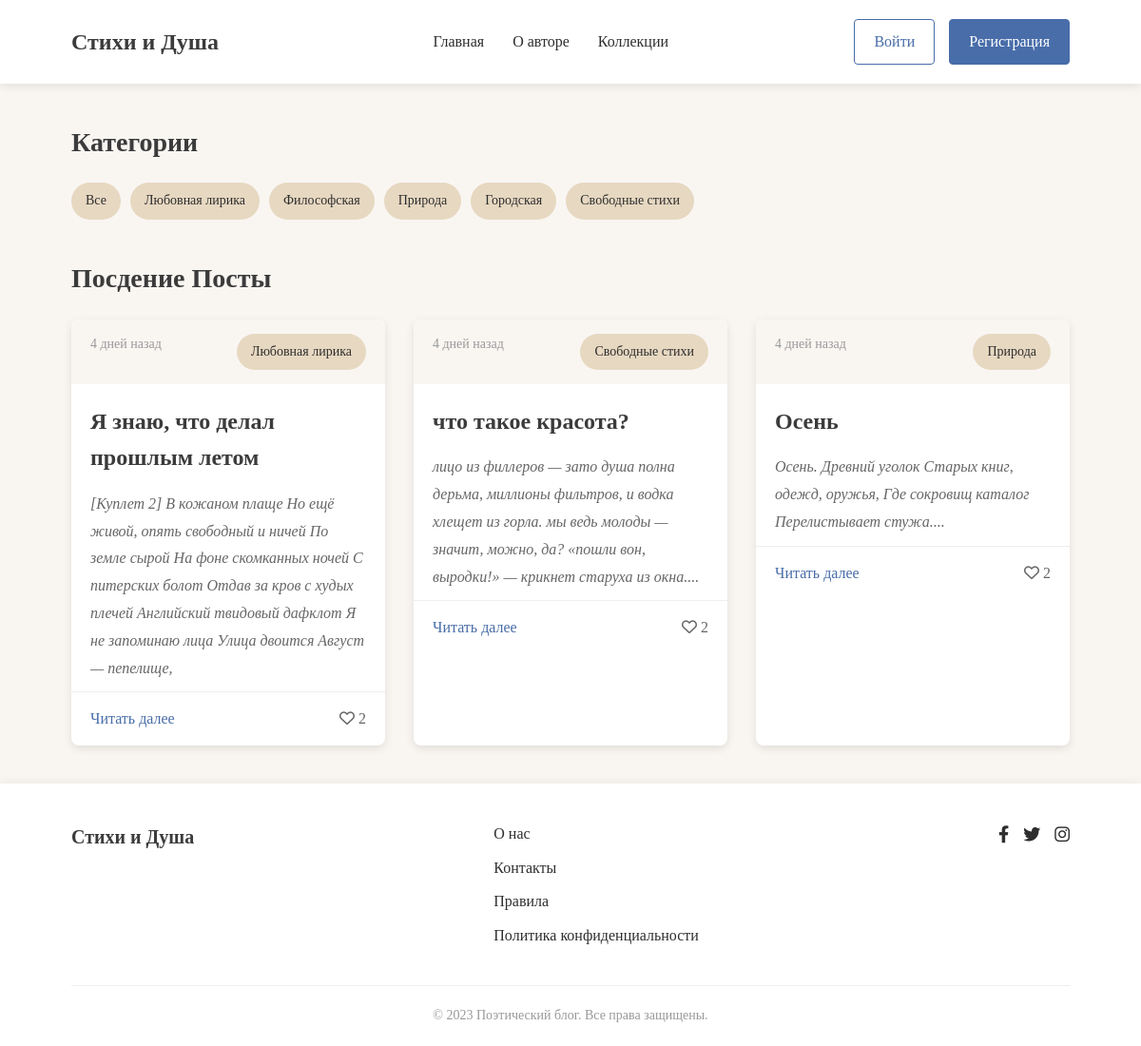
The page / on the database its author committed.
### show/models.py (models this page shows, shortened)
class Category(models.Model):
    title = models.CharField(max_length=60)
    def __str__(self):
        return f'{self.title}'

class Poem(models.Model):
    title = models.CharField(max_length=120)
    text = models.TextField()
    category = models.ForeignKey(to=Category, on_delete=models.CASCADE, related_name='poems')
    date_public = models.DateTimeField(auto_now_add=True)
    like = models.ManyToManyField(to=User, related_name="poems", blank=True)
    def text_poem(self):
        dot = self.text.count('.')
        if dot > 1:
            total = self.text.find('.')
            total_str = self.text.find('.', total + 1)
            return f"{self.text[0:total_str + 1]}..."
        else:
            return self.text
    def date_count(self):
        now_date = self.date_public.date()
        today = datetime.today().date()
        delta = (today - now_date).days
        if delta == 0:
            return 'Сегодня'
        elif delta == 1:
            return 'Вчера'
        elif delta == 7:
            return 'Неделю назад'
        elif delta < 31:
            return f'{delta} дней назад'
        elif delta < 365:
            months = delta // 30
            return f'{months} месяц(ев) назад'
        else:
            years = delta // 365
            return f'{years} год(а/лет) назад'

### show/views.py (the view)
# urls.py: path('', views.index, name='index'),
def index(request, category_id=None):
    Poem.objects.get(id=1).date_count()
    context = {
        'categoryies' : Category.objects.all(),
        'last_poem' : Poem.objects.filter(category_id=category_id) if category_id else Poem.objects.all().order_by('-id')[:3],
        'title' : Category.objects.get(id=category_id) if category_id else "Посдение посты"
    }
    return render(request, 'show/index.html', context)

### show/templates/show/index.html
{% extends "show/base.html" %}
{% load static %}
{% block main %}
    <main class="main">
        <div class="container">
            <section class="categories">
                <h2>Категории</h2>
                <div class="category-list">
                    <a href="{% url "index" %}" class="category">Все</a>
                    {% for category in categoryies %}
                        <a href="{% url "category" category.id %}" class="category">{{ category.title }}</a>
                    {% endfor %}
                </div>
            </section>
            <section class="poems">
                <h2>{{ title.title }}</h2>
                <div class="poem-grid">
                    {% for poems in last_poem %}
                        <article class="poem-card">
                            <div class="poem-meta">
                                <span class="date">{{ poems.date_count }}</span>
                                <span class="category">{{ poems.category }}</span>
                            </div>
                            <h3 class="poem-title"><a href="poem.html">{{ poems.title }}</a></h3>
                            <div class="poem-excerpt">
                                <p>{{ poems.text_poem }}<br>
                                </p>
                            </div>
                            <div class="poem-footer">
                                <a href="{% url "show:poem" poems.id %}" class="read-more">Читать далее</a>
                                {% if user in poems.like.all %}
                                    <a class="red" href="{% url "show:like" poems.id %}">
                                        <i class="far fa-heart"></i> {{ poems.like.count }}
                                    </a>
                                {% else %}
                                    <a class="likes" href="{% url "show:like" poems.id %}">
                                        <i class="far fa-heart"></i> {{ poems.like.count }}
                                    </a>
                                {% endif %}
                            </div>
                        </article>
                    {% endfor %}
                </div>
            </section>
        </div>
    </main>
{% endblock main %}

### show/templates/show/base.html (shortened to what this page needs)
{% load static %}
<!DOCTYPE html>
<html lang="ru">
<head>
    <link rel="stylesheet" href="{% static "css/style.css" %}">
    <link rel="stylesheet" href="https://cdnjs.cloudflare.com/ajax/libs/font-awesome/6.0.0-beta3/css/all.min.css">
</head>
<body>
    <header class="header">
        <div class="container">
            <div class="header-inner">
                <div class="logo">
                    <a href="{% url "index" %}">Стихи и Душа</a>
                </div>
                <nav class="nav">
                    <ul>
                        <li><a href="{% url "index" %}">Главная</a></li>
                        <li><a href="#">О авторе</a></li>
                        <li><a href="#">Коллекции</a></li>
                    </ul>
                </nav>
                <div class="auth">
                    {% if not user.is_authenticated %}
                        <a href="{% url "users:login" %}" class="btn btn-login">Войти</a>
                        <a href="{% url "users:sign" %}" class="btn btn-signup">Регистрация</a>
                    {% else %}
                        <a href="{% url "users:logout" %}" class="btn btn-signup">Выйти</a>
                    {% endif %}
                </div>
            </div>
        </div>
    </header>
    {% block main %}
    {% endblock main %}
    <footer class="footer">
        <div class="container">
            <div class="footer-inner">
                <div class="footer-logo">
                    <a href="index.html">Стихи и Душа</a>
                </div>
                <div class="footer-links">
                    <ul>
                        <li><a href="#">О нас</a></li>
                        <li><a href="#">Контакты</a></li>
                        <li><a href="#">Правила</a></li>
                        <li><a href="#">Политика конфиденциальности</a></li>
                    </ul>
                </div>
                <div class="footer-social">
                    <a href="#"><i class="fab fa-facebook-f"></i></a>
                    <a href="#"><i class="fab fa-twitter"></i></a>
                    <a href="#"><i class="fab fa-instagram"></i></a>
                </div>
            </div>
            <div class="copyright">
                &copy; 2023 Поэтический блог. Все права защищены.
            </div>
        </div>
    </footer>
</body>
</html>

### frontend/css/style.css (style rules this page uses)
:root { --bg-color: #F9F6F2; --text-color: #2E2E2E; --heading-color: #3B3B3B; --accent-color: #C18C5D; --button-color: #486DA9; --category-color: #E7D8C1; }
* { margin: 0; padding: 0; box-sizing: border-box; }
body { font-family: 'Georgia', serif; background-color: var(--bg-color); color: var(--text-color); line-height: 1.6; }
a { text-decoration: none; color: var(--button-color); transition: color 0.3s; }
.container { width: 90%; max-width: 1200px; margin: 0 auto; padding: 0 15px; }
.btn { display: inline-block; padding: 10px 20px; border-radius: 4px; font-weight: 500; transition: all 0.3s; }
.btn-login { background-color: transparent; border: 1px solid var(--button-color); color: var(--button-color); }
.btn-signup { background-color: var(--button-color); color: white; border: 1px solid var(--button-color); }
.header { background-color: white; box-shadow: 0 2px 10px rgba(0, 0, 0, 0.1); position: sticky; top: 0; z-index: 100; }
.header-inner { display: flex; justify-content: space-between; align-items: center; padding: 20px 0; }
.logo a { font-size: 24px; font-weight: 700; color: var(--heading-color); font-family: 'Times New Roman', serif; }
.nav ul { display: flex; list-style: none; }
.nav ul li { margin-left: 30px; }
.nav ul li a { color: var(--text-color); font-weight: 500; }
.auth { display: flex; gap: 15px; }
.main { padding: 40px 0; }
h1, h2, h3, h4 { color: var(--heading-color); margin-bottom: 20px; font-weight: 600; }
h2 { font-size: 28px; }
h3 { font-size: 24px; }
.categories { margin-bottom: 40px; }
.category-list { display: flex; flex-wrap: wrap; gap: 10px; }
.category { background-color: var(--category-color); padding: 8px 15px; border-radius: 20px; font-size: 14px; color: var(--text-color); transition: all 0.3s; }
.poem-grid { display: grid; grid-template-columns: repeat(auto-fill, minmax(300px, 1fr)); gap: 30px; }
.poem-card { background-color: white; border-radius: 8px; overflow: hidden; box-shadow: 0 3px 10px rgba(0, 0, 0, 0.1); transition: transform 0.3s, box-shadow 0.3s; }
.poem-meta { display: flex; justify-content: space-between; padding: 15px 20px; background-color: var(--bg-color); font-size: 14px; color: #666; }
.poem-title { padding: 0 20px; margin: 15px 0; }
.poem-title a { color: var(--heading-color); }
.poem-excerpt { padding: 0 20px; margin-bottom: 20px; color: var(--text-color); line-height: 1.8; }
.poem-footer { display: flex; justify-content: space-between; align-items: center; padding: 15px 20px; border-top: 1px solid #eee; }
.read-more { font-weight: 500; }
.likes { color: #666; }
.poem-meta { margin-bottom: 20px; }
.poem-excerpt { color: #666; margin-bottom: 10px; font-style: italic; }
.poem-meta { font-size: 14px; color: #999; }
.footer { background-color: white; padding: 40px 0 20px; box-shadow: 0 -2px 10px rgba(0, 0, 0, 0.05); }
.footer-inner { display: flex; justify-content: space-between; margin-bottom: 30px; }
.footer-logo a { font-size: 20px; font-weight: 700; color: var(--heading-color); }
.footer-links ul { list-style: none; }
.footer-links li { margin-bottom: 10px; }
.footer-links a { color: var(--text-color); }
.footer-social { display: flex; gap: 15px; }
.footer-social a { color: var(--text-color); font-size: 18px; }
.copyright { text-align: center; color: #999; font-size: 14px; padding-top: 20px; border-top: 1px solid #eee; }
.poem-card, .poem-full, .comment, .profile-header, .auth-form-container { animation: fadeIn 0.6s ease-out forwards; }
.poem-card { transition: transform 0.3s ease, box-shadow 0.3s ease; }
.btn { transition: all 0.3s ease; }
.nav a { position: relative; }
.nav a::after { content: ''; position: absolute; width: 0; height: 2px; bottom: -5px; left: 0; background-color: var(--accent-color); transition: width 0.3s ease; }
.poem-card:nth-child(1) { animation-delay: 0.1s; }
.poem-card:nth-child(2) { animation-delay: 0.2s; }
.poem-card:nth-child(3) { animation-delay: 0.3s; }

### rows shown on the page
Category: title "Любовная лирика"
Category: title "Философская"
Category: title "Природа"
Category: title "Городская"
Category: title "Свободные стихи"
Poem: date_count "4 дней назад", category "Любовная лирика", title "Я знаю, что делал прошлым летом", text_poem "[Куплет 2] В кожаном плаще Но ещё живой, опять свободный и ничей По земле сырой На фоне скомканных ночей С питерских болот Отдав за кров с худых плечей Английский твидовый дафклот Я не запоминаю лица Улица двоится Август — пепелище,", like.count "2"
Poem: date_count "4 дней назад", category "Свободные стихи", title "что такое красота?", text_poem "лицо из филлеров — зато душа полна дерьма, миллионы фильтров, и водка хлещет из горла. мы ведь молоды — значит, можно, да? «пошли вон, выродки!» — крикнет старуха из окна....", like.count "2"
Poem: date_count "4 дней назад", category "Природа", title "Осень", text_poem "Осень. Древний уголок Старых книг, одежд, оружья, Где сокровищ каталог Перелистывает стужа....", like.count "2"

### other values the page prints
{{ title.title }} "Посдение Посты"
